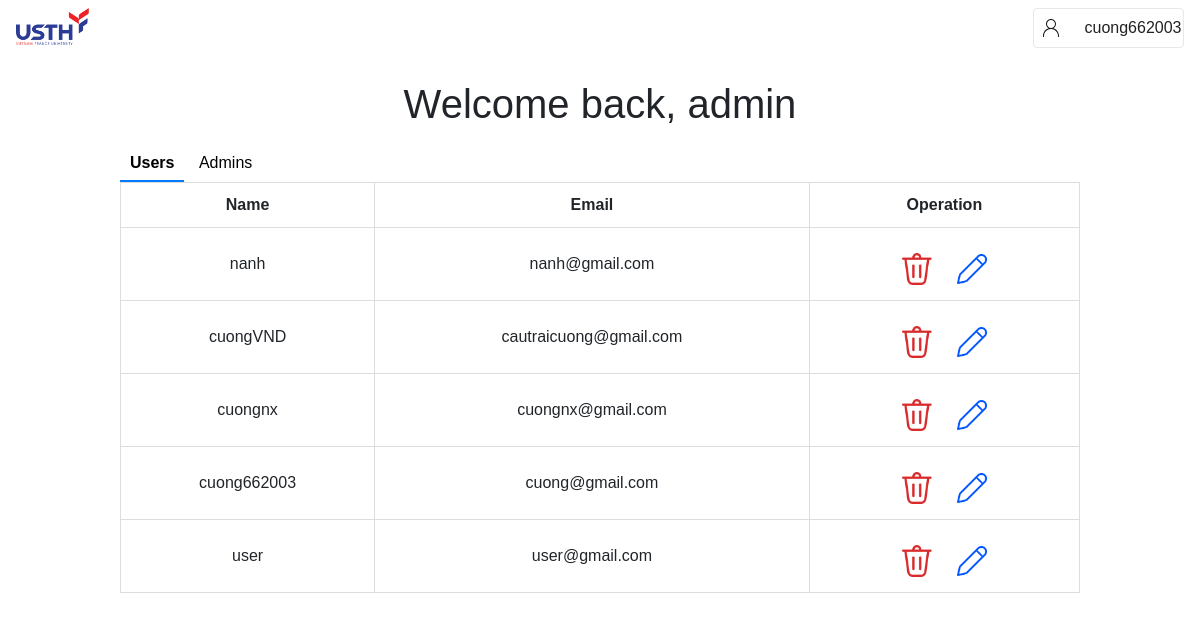
/admin (signed in), run on an earlier commit of the app's database.
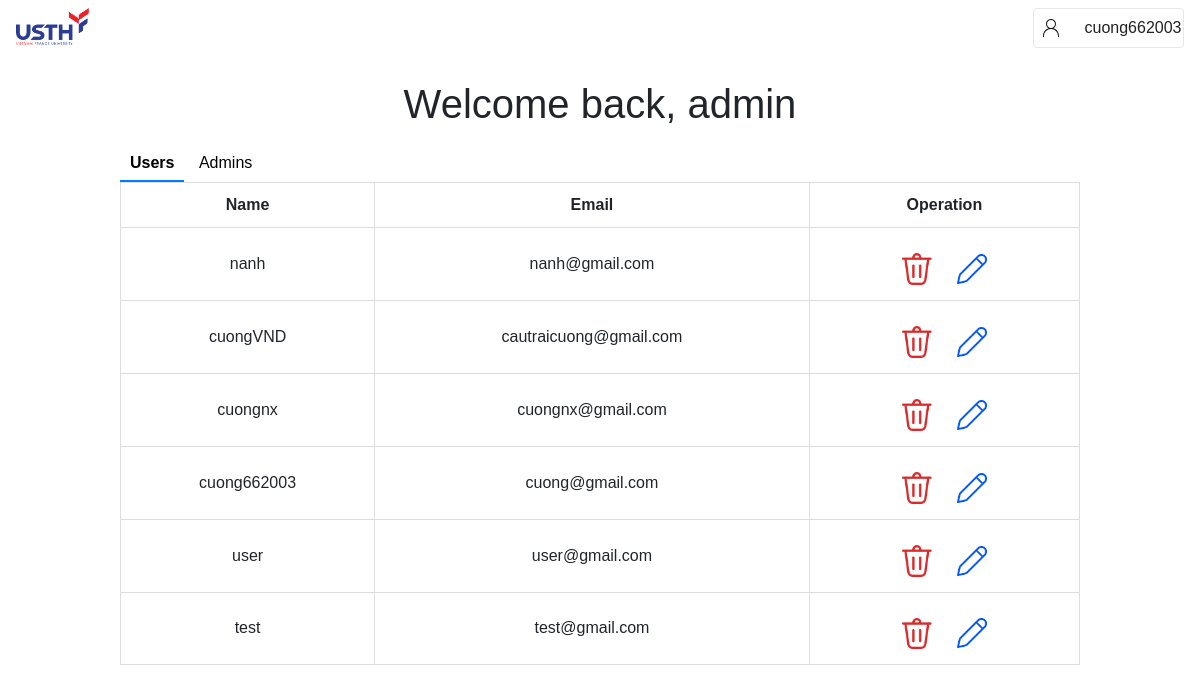
And on a later commit of the database.
### function/models.py (models this page shows)
class User(db.Model, UserMixin):
    role = db.Column(db.Integer, default = 2)
    id = db.Column(db.Integer, primary_key = True)
    email = db.Column(db.String(50))
    username = db.Column(db.String(50))
    password = db.Column(db.String(50))

### app.py (the view)
@app.route('/admin', methods=['POST','GET'])
@login_required
def admin():
    admin=User.query.filter(User.role!=1).all()
    return render_template('admin.html',user=admin)

### app.py (called while the page is built)
@login_manager.user_loader
def load_user(id):
    return User.query.get(int(id))

### templates/admin.html (shortened to what this page needs)
{% extends "base.html" %}
{% block content %}
<link rel="stylesheet" href="../static/admin.css">
<body>
    <div class="admin_body">
        <br>
        <h1 align="center">Welcome back, admin</h1>
        <button onclick="toggleSlide('A')" id="user_btn" class="active">Users</button>
        <button onclick="toggleSlide('B')" id="admin_btn">Admins</button>
        <div class="slider-container">
        <div class="slider-content" id="sliderContent">
            <div class="slide" id="slideA">
                <form action="" method="POST">
                    <table>
                        <thead>
                            <tr>
                                <th>Name</th>
                                <th>Email</th>
                                <th>Operation</th>
                            </tr>
                        </thead>
                        <tbody>
                            {% for customer in user %}
                            {% if customer.role==2 %}
                            <tr>
                                <td>{{ customer.username }}</td>
                                <td>{{ customer.email }}</td>
                                <td>
                                    <button title="Delete user" id="rm_btn" onclick="deleteUser('{{ customer.id }}')">
                                        <img src="../static/images/delete.png" alt="">
                                    </button>
                                    <button title="Change role" id="change_role" onclick="changeRole('{{ customer.id }}')">
                                        <img src="../static/images/change_role.png" alt="">
                                    </button>
                                </td>
                            </tr>
                            {%endif%}
                            {% endfor %}
                        </tbody>
                    </table>
                </form>
            </div>
        </div>
        </div>
    </div>
</body>
{% endblock %}

### templates/base.html (shortened to what this page needs)
<!DOCTYPE html>
<html lang="en">
<head>
    <link
    rel="stylesheet"
    href="https://stackpath.bootstrapcdn.com/bootstrap/4.4.1/css/bootstrap.min.css"
  />
  <link
    rel="stylesheet"
    href="https://stackpath.bootstrapcdn.com/font-awesome/4.7.0/css/font-awesome.min.css"
  />
</head>
<body onload="checkURL()">
    <link rel="stylesheet" href="../static/base.css">
    <nav class="navbar navbar-expand-lg bg-white">
        <div class="collapse navbar-collapse" id="navbar">
                {% if current_user.role==1%}
                    <div class="navbar-nav">
                        <a href="" class="nav-link-spacing logo"><img src="/static/images/usth.png" alt="usth logo"></a>
                        <a href="{{url_for('admin')}}" class="nav-item nav-link nav-link-spacing" id="admin">Users</a>
                        <a href="{{url_for('create_user')}}" class="nav-item nav-link nav-link-spacing " id="create_user">Add user</a>
                        <a href="{{url_for('demo')}}" class="nav-item nav-link nav-link-spacing " id="demo" >Demo</a>
                    </div>
                    <div class="nav-right">
                        <div class="menu_account">
                            <div class="icon_account">
                            <svg xmlns="http://www.w3.org/2000/svg" width="24" height="24" viewBox="0 0 24 24" fill="none">
                                <path d="M12 3C14.7614 3 17 5.23858 17 8C17 9.88196 15.9603 11.5211 14.4239 12.3742C17.5815 13.3762 19.8902 16.2864 19.9962 19.7508L20 20V21H19V20L18.9959 19.7593C18.8691 16.0048 15.7855 13 12 13C8.21455 13 5.1309 16.0048 5.00406 19.7593L5 20V21H4V20L4.00381 19.7508C4.1098 16.2864 6.41847 13.3762 9.57667 12.3736C8.03975 11.5211 7 9.88196 7 8C7 5.23858 9.23858 3 12 3ZM12 4C9.79086 4 8 5.79086 8 8C8 10.2091 9.79086 12 12 12C14.2091 12 16 10.2091 16 8C16 5.79086 14.2091 4 12 4Z" fill="#1A1A1A"/>
                            </svg>
                            </div>
                            <div class="name_account" data-toggle="dropdown">
                                <p class="nav-link username">{{ current_user.username }}</p>
                                <div class="dropdown-menu dropdown-menu-right">
                                    <a class="dropdown-item" href="/reset" id="reset">Reset Password</a>
                                    <a href="/logout" class="dropdown-item" id="logout">Log Out</a>
                                </div>
                            </div>
                        </div>
                    </div>
                        {% elif current_user.role==2 or current_user.role==3%}
                        <div class="navbar-nav">
                            <a href="{{url_for('home')}}" class="nav-link-spacing logo"><img src="/static/images/usth.png" alt="usth logo"></a>
                            <a href="{{url_for('home')}}" class="nav-item nav-link nav-link-spacing" id="home">Folder</a>
                        </div>
                        <div class="nav-right">
                            <div class="menu_account">
                                <div class="icon_account">
                                </div>
                                <div class="name_account" data-toggle="dropdown">
                                    <p class="nav-link username">{{ current_user.username }}</p>
                                </div>
                            </div>
                        </div>
                {% endif %}
        </div>
    </nav>
    {% block content %}
    {% endblock %}
</body>
</html>

What changed in the data, as far as the page shows it:
added User: username "test", email "test@gmail.com", role 2 (drawn)
